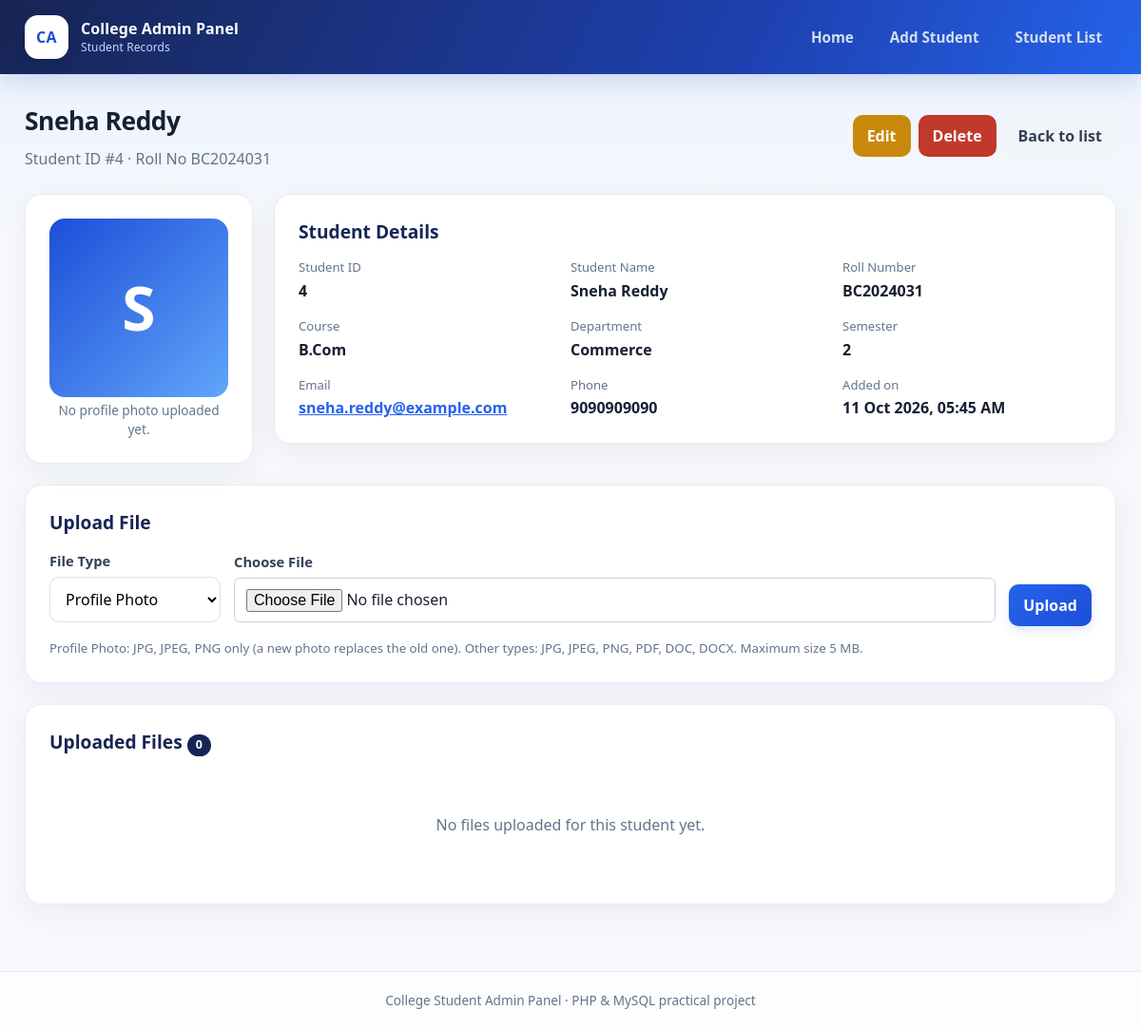
Screenshot of /view_student.php?id=4 with the database file from the repository.
### tables this page shows
CREATE TABLE students (
  student_id   INT UNSIGNED NOT NULL AUTO_INCREMENT,
  student_name VARCHAR(100) NOT NULL,
  roll_number  VARCHAR(30)  NOT NULL,
  course       VARCHAR(100) NOT NULL,
  department   VARCHAR(100) NOT NULL,
  semester     TINYINT UNSIGNED NOT NULL,
  email        VARCHAR(150) NOT NULL,
  phone        VARCHAR(20)  NOT NULL,
  created_at   TIMESTAMP NOT NULL DEFAULT CURRENT_TIMESTAMP,
  PRIMARY KEY (student_id),
  UNIQUE KEY uq_roll_number (roll_number)       
);

### view_student.php (the view, shortened to what this page needs)
<?php
require_once 'config.php';
$id = (int)($_GET['id'] ?? 0);
$student = $id > 0 ? get_student($conn, $id) : null;
$photo = get_profile_photo($conn, $id);
$stmt = $conn->prepare('SELECT * FROM student_files WHERE student_id = ? ORDER BY upload_date DESC, file_id DESC');
$stmt->bind_param('i', $id);
$stmt->execute();
$files = $stmt->get_result()->fetch_all(MYSQLI_ASSOC);
$categories = file_categories();
?>
<div class="page-head">
    <div>
        <h1><?= e($student['student_name']) ?></h1>
        <p class="muted">Student ID #<?= (int)$student['student_id'] ?> &middot; Roll No <?= e($student['roll_number']) ?></p>
    </div>
    <div class="head-actions">
        <a class="btn btn-warn" href="edit_student.php?id=<?= (int)$id ?>">Edit</a>
        <form method="post" action="delete_student.php" class="inline"
              data-confirm="Delete <?= e($student['student_name']) ?> and all uploaded files? This cannot be undone.">
            <button type="submit" class="btn btn-danger">Delete</button>
        </form>
        <a class="btn btn-light" href="index.php">Back to list</a>
    </div>
</div>
<div class="profile-layout">
    <aside class="card profile-photo">
        <?php if ($photo): ?>
            <img src="<?= e($photo['file_path']) ?>" alt="Profile photo of <?= e($student['student_name']) ?>">
            <p class="muted small"><?= e($photo['original_name']) ?><br><?= e(format_size($photo['file_size'])) ?></p>
        <?php else: ?>
            <div class="photo-empty"><?= e(strtoupper(mb_substr($student['student_name'], 0, 1))) ?></div>
            <p class="muted small">No profile photo uploaded yet.</p>
        <?php endif; ?>
    </aside>
    <section class="card">
        <h2>Student Details</h2>
        <dl class="details">
            <div><dt>Student ID</dt><dd><?= (int)$student['student_id'] ?></dd></div>
            <div><dt>Student Name</dt><dd><?= e($student['student_name']) ?></dd></div>
            <div><dt>Roll Number</dt><dd><?= e($student['roll_number']) ?></dd></div>
            <div><dt>Course</dt><dd><?= e($student['course']) ?></dd></div>
            <div><dt>Department</dt><dd><?= e($student['department']) ?></dd></div>
            <div><dt>Semester</dt><dd><?= (int)$student['semester'] ?></dd></div>
            <div><dt>Email</dt><dd><a href="mailto:<?= e($student['email']) ?>"><?= e($student['email']) ?></a></dd></div>
            <div><dt>Phone</dt><dd><?= e($student['phone']) ?></dd></div>
            <div><dt>Added on</dt><dd><?= e(format_date($student['created_at'])) ?></dd></div>
        </dl>
    </section>
</div>
<section class="card">
    <h2>Upload File</h2>
    <form method="post" action="upload_file.php" enctype="multipart/form-data" class="upload-form">
        <div class="field">
            <label for="category">File Type</label>
            <select name="category" id="category" required>
                <?php foreach ($categories as $key => $label): ?>
                    <option value="<?= e($key) ?>"><?= e($label) ?></option>
                <?php endforeach; ?>
            </select>
        </div>
        <div class="field grow">
            <label for="file">Choose File</label>
            <input type="file" name="file" id="file" accept=".jpg,.jpeg,.png,.pdf,.doc,.docx" required>
        </div>
        <button type="submit" class="btn btn-primary">Upload</button>
    </form>
    <small class="muted">
        Profile Photo: JPG, JPEG, PNG only (a new photo replaces the old one).
        Other types: JPG, JPEG, PNG, PDF, DOC, DOCX. Maximum size <?= e(format_size(MAX_FILE_SIZE)) ?>.
    </small>
</section>
<section class="card">
    <h2>Uploaded Files <span class="badge"><?= count($files) ?></span></h2>
    <?php if (!$files): ?>
        <div class="empty"><p>No files uploaded for this student yet.</p></div>
    <?php endif; ?>
</section>

### css/style.css (style rules this page uses)
:root { --ink: #14213d; --ink-soft: #3d4a66; --accent: #0f766e; --accent-dark: #0b5a54; --gold: #e0a526; --bg: #eef2f6; --card: #ffffff; --line: #dbe2ea; --muted: #6b778c; --ok-bg: #e3f6ec; --ok: #146c43; --err-bg: #fde8e8; --err: #a61b1b; --warn-bg: #fff4d6; --warn: #8a5a00; }
* { box-sizing: border-box; }
body { margin: 0; font-family: "Segoe UI", Tahoma, Arial, sans-serif; background: var(--bg); color: var(--ink); line-height: 1.5; min-height: 100vh; display: flex; flex-direction: column; }
a { color: var(--accent); }
h1 { margin: 0; font-size: 1.7rem; }
h2 { margin: 0 0 14px; font-size: 1.2rem; }
.page-head { display: flex; justify-content: space-between; align-items: flex-start; gap: 16px; flex-wrap: wrap; margin-bottom: 20px; }
.head-actions { display: flex; gap: 8px; flex-wrap: wrap; align-items: center; }
.muted { color: var(--muted); }
.small { font-size: .85rem; }
p.muted { margin: 4px 0 0; }
.card { background: var(--card); border: 1px solid var(--line); border-radius: 10px; padding: 22px; margin-bottom: 22px; box-shadow: 0 1px 3px rgba(20,33,61,.06); }
.btn { display: inline-block; padding: 9px 18px; border: 0; border-radius: 6px; cursor: pointer; font: inherit; font-weight: 600; text-decoration: none; color: #fff; background: var(--ink-soft); }
.btn-primary { background: var(--accent); }
.btn-light { background: #e6ebf2; color: var(--ink); }
.btn-warn { background: #c98a0b; }
.btn-danger { background: #c0392b; }
form.inline { display: inline; margin: 0; }
.badge { display: inline-block; min-width: 24px; text-align: center; padding: 2px 9px; border-radius: 99px; background: var(--ink); color: #fff; font-size: .78rem; font-weight: 600; }
.empty { text-align: center; padding: 30px 10px; color: var(--muted); }
.field { display: flex; flex-direction: column; gap: 6px; margin-bottom: 4px; }
.field label { font-weight: 600; font-size: .92rem; }
input[type=text], input[type=email], input[type=file], select { padding: 10px 12px; border: 1px solid #c5cfdb; border-radius: 6px; font: inherit; background: #fff; width: 100%; }
.upload-form { display: flex; gap: 14px; align-items: flex-end; flex-wrap: wrap; margin-bottom: 10px; }
.upload-form .field { min-width: 180px; }
.upload-form .grow { flex: 1; min-width: 240px; }
.profile-layout { display: grid; grid-template-columns: 240px 1fr; gap: 22px; align-items: start; }
.profile-photo { text-align: center; }
.photo-empty { width: 100%; aspect-ratio: 1 / 1; border-radius: 8px; background: var(--ink-soft); color: #fff; display: grid; place-items: center; font-size: 4rem; font-weight: 700; }
.details { display: grid; grid-template-columns: repeat(auto-fit, minmax(210px, 1fr)); gap: 16px 24px; margin: 0; }
.details dt { color: var(--muted); font-size: .82rem; }
.details dd { margin: 2px 0 0; font-weight: 600; word-break: break-word; }
:root { --ink: #172554; --ink-soft: #334155; --accent: #2563eb; --accent-dark: #1d4ed8; --gold: #38bdf8; --bg: #f4f7fc; --card: #ffffff; --line: #e2e8f0; --muted: #64748b; --ok-bg: #dcfce7; --ok: #166534; --err-bg: #fee2e2; --err: #991b1b; --warn-bg: #fef3c7; --warn: #92400e; }
body { background: linear-gradient(180deg, #eaf2ff 0, #f6f8fc 250px, #f6f8fc 100%); color: #172033; }
h1 { font-size: clamp(1.6rem, 2.2vw, 2.15rem); letter-spacing: -.5px; }
h2 { color: #172554; }
.page-head { align-items: center; margin-bottom: 25px; }
.page-head p.muted { margin-top: 7px; }
.card { border: 1px solid #e7edf6; border-radius: 18px; padding: 25px; box-shadow: 0 8px 28px rgba(15, 35, 75, .055); transition: box-shadow .2s, transform .2s; }
.btn { border-radius: 10px; padding: 10px 15px; font-weight: 650; transition: .18s ease; }
.btn-primary { background: linear-gradient(135deg, #2563eb, #1d4ed8); box-shadow: 0 4px 10px rgba(37,99,235,.16); }
.btn-light { background: #f1f5f9; border-color: #e2e8f0; color: #334155; }
input, select, textarea { border: 1px solid #d8e1ef; border-radius: 10px; padding: 11px 12px; background: #fff; transition: border-color .18s, box-shadow .18s; }
.field label { color: #334155; font-weight: 650; }
.photo-empty { background: linear-gradient(135deg, #1d4ed8, #60a5fa); border-radius: 16px; }

### rows the page displays
students: student_name "Sneha Reddy", student_id "4", roll_number "BC2024031", student_name "S", course "B.Com", department "Commerce", semester "2", email "sneha.reddy@example.com", phone "9090909090", created_at "11 Oct 2026, 05:45 AM"

### other values shown
$label "Home"
$label "Add Student"
$label "Student List"
format_size(MAX_FILE_SIZE) "5 MB"
count($files) "0"
form field category "Profile Photo"
